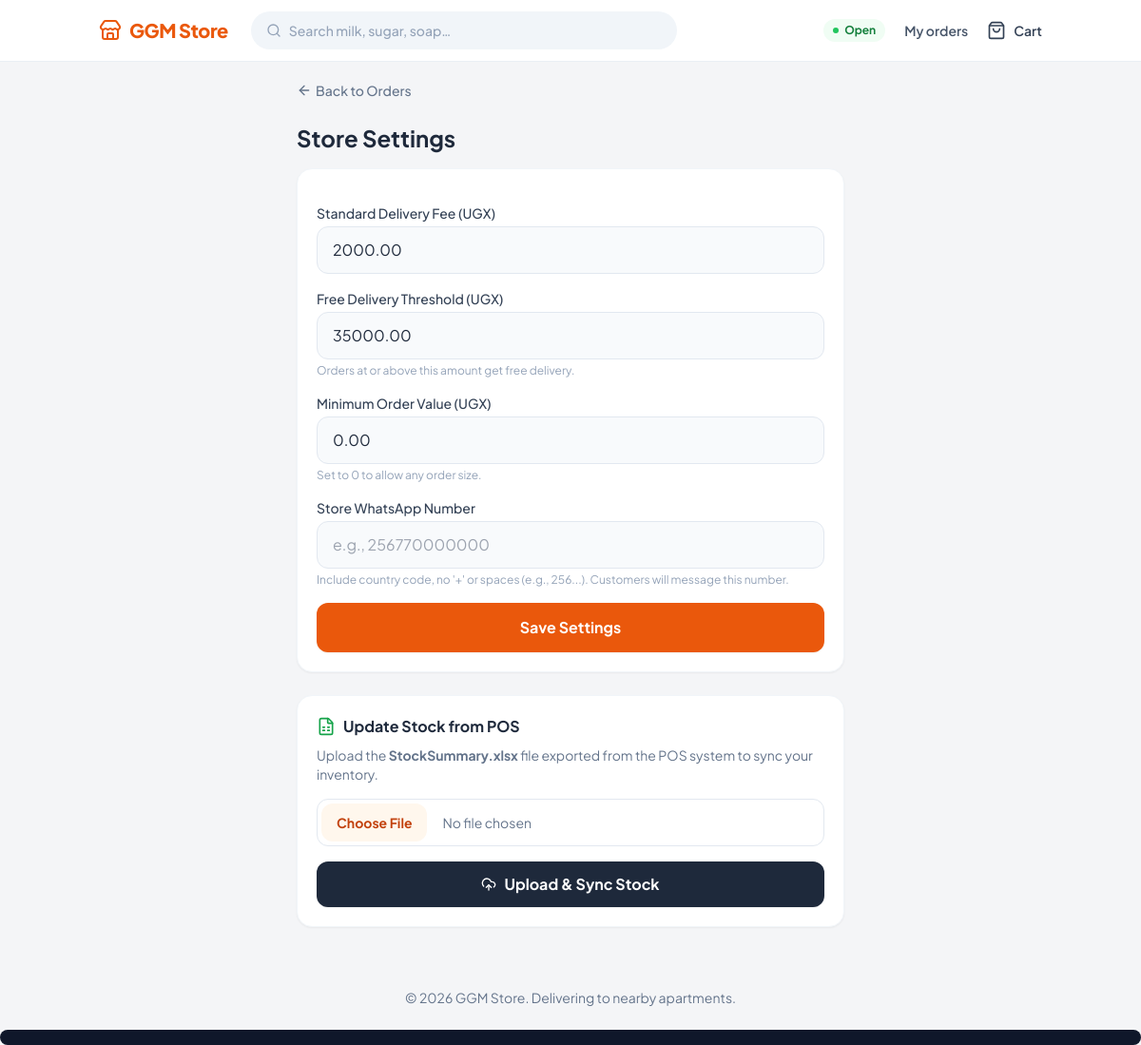
The page /staff/settings/ (signed in) on the database its author committed.
### marketplace/models.py (models this page shows, shortened)
class StoreConfig(models.Model):
    delivery_fee = models.DecimalField(
        max_digits=10,
        decimal_places=2,
        default=2000.00,
        help_text="Standard delivery fee",
    )
    free_delivery_threshold = models.DecimalField(
        max_digits=10,
        decimal_places=2,
        default=35000.00,
        help_text="Order amount for free delivery",
    )
    minimum_order_value = models.DecimalField(
        max_digits=10,
        decimal_places=2,
        default=0.00,
        help_text="Minimum cart total to allow checkout (0 means no limit)",
    )
    is_open = models.BooleanField(
        default=True,
        help_text="Toggle to stop accepting new orders",
    )
    closed_message = models.CharField(
        max_length=255,
        default="We are currently closed. Please check back later or order via WhatsApp.",
        help_text="Message shown to customers when closed",
    )
    whatsapp_number = models.CharField(
        max_length=20,
        blank=True,
        help_text="Store WhatsApp number (e.g., 256770000000) without '+' or spaces",
    )
    class Meta:
        verbose_name = "Store Configuration"
        verbose_name_plural = "Store Configuration"

### marketplace/views.py (the view, shortened to what this page needs)
# urls.py: path('staff/settings/', views.staff_settings, name='staff_settings'),
@login_required
def staff_settings(request):
    config = _get_store_config()
    return render(request, 'marketplace/staff_settings.html', {'config': config})

### marketplace/context_processors.py (called while the page is built)
def vapid_public_key(request):
    return {'VAPID_PUBLIC_KEY': settings.VAPID_PUBLIC_KEY}

def _load_customer(request):
    session = getattr(request, 'session', None)
    customer_id = session.get('customer_id') if session is not None else None
    if not customer_id:
        return None
    try:
        return Customer.objects.select_related('apartment').get(pk=customer_id)
    except (Customer.DoesNotExist, ValueError, TypeError):
        return None

def store_context(request):
    return {
        'config': SimpleLazyObject(_load_config),
        'current_customer': SimpleLazyObject(lambda: _load_customer(request)),
    }

### marketplace/views.py (called while the page is built)
def _get_store_config():
    config, _ = StoreConfig.objects.get_or_create(pk=1)
    return config

### templates/marketplace/staff_settings.html (shortened to what this page needs)
{% extends "base.html" %}
{% block content %}
<div class="max-w-xl mx-auto">
    <div class="flex items-center justify-between mb-6">
        <a href="{% url 'staff_orders' %}" class="text-sm text-slate-500 hover:text-orange-600 font-medium inline-flex items-center gap-1">
            <i data-lucide="arrow-left" class="w-4 h-4"></i> Back to Orders
        </a>
    </div>
    <h1 class="text-2xl font-bold mb-4 text-slate-800">Store Settings</h1>
    <form method="post" class="bg-white rounded-2xl shadow-sm border border-slate-100 p-5 space-y-4">
        <div>
            <label for="delivery-fee" class="block text-sm font-medium text-slate-700 mb-1">Standard Delivery Fee (UGX)</label>
            <input id="delivery-fee" type="number" name="delivery_fee" min="0" step="0.01" value="{{ config.delivery_fee|floatformat:2 }}" required class="w-full bg-slate-50 border border-slate-200 rounded-xl px-4 py-3 focus:ring-2 focus:ring-orange-500 focus:outline-none">
        </div>
        <div>
            <label for="free-delivery-threshold" class="block text-sm font-medium text-slate-700 mb-1">Free Delivery Threshold (UGX)</label>
            <input id="free-delivery-threshold" type="number" name="free_delivery_threshold" min="0" step="0.01" value="{{ config.free_delivery_threshold|floatformat:2 }}" required class="w-full bg-slate-50 border border-slate-200 rounded-xl px-4 py-3 focus:ring-2 focus:ring-orange-500 focus:outline-none">
            <p class="text-xs text-slate-400 mt-1">Orders at or above this amount get free delivery.</p>
        </div>
        <div>
            <label for="minimum-order-value" class="block text-sm font-medium text-slate-700 mb-1">Minimum Order Value (UGX)</label>
            <input id="minimum-order-value" type="number" name="minimum_order_value" min="0" step="0.01" value="{{ config.minimum_order_value|floatformat:2 }}" required class="w-full bg-slate-50 border border-slate-200 rounded-xl px-4 py-3 focus:ring-2 focus:ring-orange-500 focus:outline-none">
            <p class="text-xs text-slate-400 mt-1">Set to 0 to allow any order size.</p>
        </div>
        <div>
            <label for="whatsapp-number" class="block text-sm font-medium text-slate-700 mb-1">Store WhatsApp Number</label>
            <input id="whatsapp-number" type="text" name="whatsapp_number" value="{{ config.whatsapp_number }}" maxlength="20" inputmode="tel" placeholder="e.g., 256770000000" class="w-full bg-slate-50 border border-slate-200 rounded-xl px-4 py-3 focus:ring-2 focus:ring-orange-500 focus:outline-none">
            <p class="text-xs text-slate-400 mt-1">Include country code, no '+' or spaces (e.g., 256...). Customers will message this number.</p>
        </div>
        <button type="submit" class="w-full bg-orange-600 hover:bg-orange-700 text-white font-bold py-3.5 rounded-xl shadow-sm transition-all active:scale-[0.98]">
            Save Settings
        </button>
    </form>
    <div class="bg-white rounded-2xl shadow-sm border border-slate-100 p-5 mt-6">
        <h2 class="font-bold text-slate-800 mb-2 flex items-center gap-2">
            <i data-lucide="file-spreadsheet" class="w-5 h-5 text-green-600"></i> Update Stock from POS
        </h2>
        <p class="text-sm text-slate-500 mb-4">Upload the <strong>StockSummary.xlsx</strong> file exported from the POS system to sync your inventory.</p>
        <form method="post" action="{% url 'staff_upload_stock' %}" enctype="multipart/form-data" class="space-y-4">
            <div>
                <input type="file" name="stock_file" accept=".xlsx" required
                       class="block w-full text-sm text-slate-500 file:mr-4 file:py-2.5 file:px-4 file:rounded-xl file:border-0 file:text-sm file:font-bold file:bg-orange-50 file:text-orange-700 hover:file:bg-orange-100 transition-all cursor-pointer border border-slate-200 rounded-xl p-1">
            </div>
            <button type="submit" class="w-full bg-slate-800 hover:bg-slate-900 text-white font-bold py-3 rounded-xl shadow-sm transition-all active:scale-[0.98] flex justify-center items-center gap-2">
                <i data-lucide="upload-cloud" class="w-4 h-4"></i> Upload &amp; Sync Stock
            </button>
        </form>
    </div>
</div>
{% endblock %}

### rows shown on the page
StoreConfig: delivery_fee "2000.00", free_delivery_threshold "35000.00", minimum_order_value "0.00"
